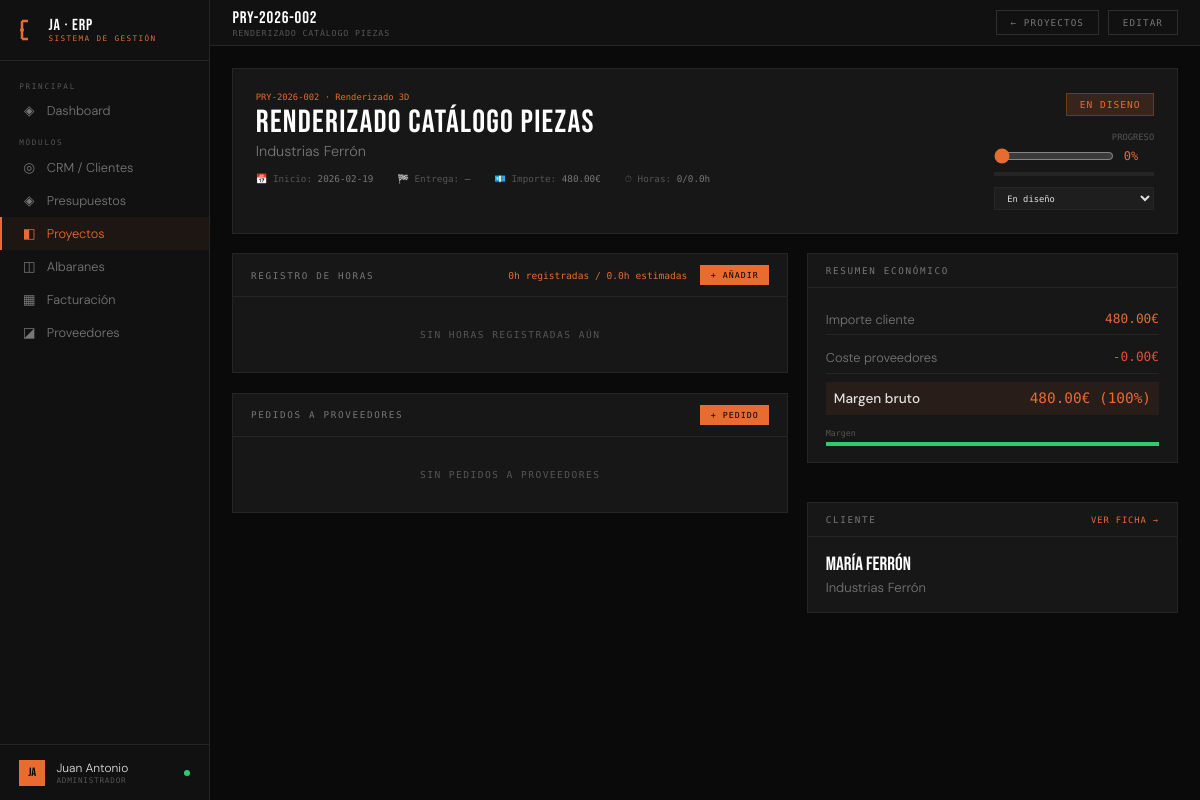
/proyecto/6, run on the app's committed database.
### tables this page shows
CREATE TABLE proyectos (
        id INTEGER PRIMARY KEY AUTOINCREMENT,
        cliente_id INTEGER, presupuesto_id INTEGER,
        referencia TEXT UNIQUE, nombre TEXT NOT NULL,
        servicio TEXT, estado TEXT DEFAULT 'en_diseno',
        progreso INTEGER DEFAULT 0,
        fecha_inicio TEXT, fecha_entrega TEXT,
        importe REAL DEFAULT 0,
        horas_estimadas REAL DEFAULT 0,
        notas TEXT,
        fecha_creacion TEXT DEFAULT CURRENT_DATE,
        FOREIGN KEY (cliente_id) REFERENCES clientes(id),
        FOREIGN KEY (presupuesto_id) REFERENCES presupuestos(id));

CREATE TABLE clientes (
        id INTEGER PRIMARY KEY AUTOINCREMENT,
        nombre TEXT NOT NULL, empresa TEXT, email TEXT, telefono TEXT,
        sector TEXT, estado TEXT DEFAULT 'lead', notas TEXT,
        fecha_alta TEXT DEFAULT CURRENT_DATE);

### app.py (the view)
@app.route('/proyecto/<int:id>')
def proyecto_detalle(id):
    conn = get_db()
    proyecto = conn.execute('''SELECT p.*, c.nombre as cliente_nombre, c.empresa as cliente_empresa
        FROM proyectos p JOIN clientes c ON c.id=p.cliente_id WHERE p.id=?''',(id,)).fetchone()
    horas = conn.execute('SELECT * FROM horas WHERE proyecto_id=? ORDER BY fecha DESC',(id,)).fetchall()
    horas_total = conn.execute('SELECT COALESCE(SUM(horas),0) FROM horas WHERE proyecto_id=?',(id,)).fetchone()[0]
    pedidos = conn.execute('''SELECT pp.*, pv.nombre as proveedor_nombre, pv.empresa as proveedor_empresa
        FROM pedidos_proveedor pp JOIN proveedores pv ON pv.id=pp.proveedor_id
        WHERE pp.proyecto_id=? ORDER BY pp.fecha_pedido DESC''',(id,)).fetchall()
    proveedores = conn.execute("SELECT id,nombre,empresa,especialidad FROM proveedores WHERE estado='activo'").fetchall()
    conn.close()
    return render_template('proyecto_detalle.html', proyecto=proyecto, horas=horas,
        horas_total=horas_total, pedidos=pedidos, proveedores=proveedores)

### app.py (called while the page is built)
def get_db():
    conn = sqlite3.connect(DB)
    conn.row_factory = sqlite3.Row
    return conn

@app.context_processor
def inject_globals():
    return {
        'today': date.today().isoformat(),
        'now': datetime.now().strftime('%b %Y'),
        'request': request,
    }

### templates/proyecto_detalle.html (shortened to what this page needs)
{% extends "base.html" %}
{% block topbar %}
<div><div class="topbar-title">{{ proyecto.referencia }}</div><div class="topbar-sub">{{ proyecto.nombre }}</div></div>
<div class="topbar-right">
  <a href="/proyectos" class="btn">← Proyectos</a>
  <button class="btn" onclick="document.getElementById('modal-editar').style.display='flex'">Editar</button>
</div>
{% endblock %}
{% block content %}
<div class="detail-header">
  <div>
    <div style="font-family:var(--mono);font-size:.55rem;color:var(--accent);margin-bottom:.3rem">{{ proyecto.referencia }} · {{ proyecto.servicio }}</div>
    <div class="detail-name">{{ proyecto.nombre }}</div>
    <div class="detail-company">{{ proyecto.cliente_empresa or proyecto.cliente_nombre }}</div>
    <div class="detail-meta">
      <div class="detail-meta-item">📅 Inicio: <span>{{ proyecto.fecha_inicio or '—' }}</span></div>
      <div class="detail-meta-item">🏁 Entrega: <span>{{ proyecto.fecha_entrega or '—' }}</span></div>
      <div class="detail-meta-item">💶 Importe: <span>{{ "%.2f"|format(proyecto.importe) }}€</span></div>
      <div class="detail-meta-item">⏱ Horas: <span>{{ horas_total }}/{{ proyecto.horas_estimadas }}h</span></div>
    </div>
  </div>
  <div style="text-align:right">
    <span class="badge {% if proyecto.estado=='en_diseno' %}badge-orange{% elif proyecto.estado=='en_fabricacion' %}badge-green{% elif proyecto.estado=='revision_cliente' %}badge-blue{% elif proyecto.estado=='entregado' %}badge-muted{% else %}badge-yellow{% endif %}" style="font-size:.6rem;padding:.3rem .8rem">
      {{ proyecto.estado|replace('_',' ')|upper }}
    </span>
    <div style="margin-top:1rem">
      <div style="font-family:var(--mono);font-size:.55rem;color:var(--muted);margin-bottom:.4rem">PROGRESO</div>
      <div style="display:flex;align-items:center;gap:.6rem">
        <input type="range" id="prog-slider" min="0" max="100" value="{{ proyecto.progreso }}" oninput="updateProg(this.value)"
          style="width:120px;accent-color:var(--accent)"/>
        <span id="prog-val" style="font-family:var(--mono);font-size:.75rem;color:var(--accent)">{{ proyecto.progreso }}%</span>
      </div>
      <div style="background:var(--border);height:4px;margin-top:.5rem;width:160px">
      </div>
      <div style="margin-top:.6rem">
        <select id="estado-sel" onchange="updateEstado()" style="background:var(--card);border:1px solid var(--border);color:var(--text);font-family:var(--mono);font-size:.55rem;padding:.3rem .5rem;outline:none;width:160px">
          <option value="en_diseno" {% if proyecto.estado=='en_diseno' %}selected{% endif %}>En diseño</option>
        </select>
      </div>
    </div>
  </div>
</div>
<div class="grid-60-40">
  <div>
    <div class="panel" style="margin-bottom:1.2rem">
      <div class="panel-header">
        <span class="panel-title">Registro de horas</span>
        <div style="display:flex;gap:.8rem;align-items:center">
          <span style="font-family:var(--mono);font-size:.6rem;color:var(--accent)">{{ horas_total }}h registradas / {{ proyecto.horas_estimadas }}h estimadas</span>
          <button class="btn btn-sm btn-primary" onclick="document.getElementById('modal-horas').style.display='flex'">+ Añadir</button>
        </div>
      </div>
      {% if horas %}
      <table class="table">
        <thead><tr><th>Fecha</th><th>Horas</th><th>Descripción</th><th></th></tr></thead>
        <tbody>
          {% for h in horas %}
          <tr>
            <td style="font-family:var(--mono);font-size:.7rem">{{ h.fecha }}</td>
            <td><span style="font-family:var(--mono);font-size:.75rem;color:var(--accent)">{{ h.horas }}h</span></td>
            <td style="color:var(--muted2);font-size:.78rem">{{ h.descripcion or '—' }}</td>
            <td>
              <form method="POST" action="/horas/{{ h.id }}/eliminar" onsubmit="return confirm('¿Eliminar este registro?')">
                <button type="submit" class="btn btn-sm btn-danger">✕</button>
              </form>
            </td>
          </tr>
          {% endfor %}
        </tbody>
      </table>
      {% else %}
      <div class="empty">Sin horas registradas aún</div>
      {% endif %}
    </div>
    <div class="panel">
      <div class="panel-header">
        <span class="panel-title">Pedidos a proveedores</span>
        <button class="btn btn-sm btn-primary" onclick="document.getElementById('modal-pedido').style.display='flex'">+ Pedido</button>
      </div>
      {% if pedidos %}
      <div style="padding:0">
        {% for p in pedidos %}
        <div style="display:flex;align-items:center;gap:.8rem;padding:.65rem .9rem;border-bottom:1px solid var(--border)">
          <div style="flex:1">
            <div style="font-family:var(--mono);font-size:.6rem;color:var(--accent)">{{ p.numero }}</div>
            <div style="font-size:.82rem;margin-top:.1rem">{{ p.concepto }}</div>
            <div style="font-family:var(--mono);font-size:.52rem;color:var(--muted);margin-top:.1rem">
              {{ p.proveedor_nombre }} · {{ p.proveedor_empresa or '' }} · Entrega: {{ p.fecha_entrega_esperada or '—' }}
            </div>
          </div>
          <div style="text-align:right">
            <div style="font-family:var(--mono);font-size:.75rem;color:#fff">{{ "%.2f"|format(p.importe) }}€</div>
            <span class="badge {% if p.estado=='entregado' %}badge-green{% elif p.estado=='en_produccion' %}badge-blue{% elif p.estado=='en_transito' %}badge-yellow{% else %}badge-muted{% endif %}" style="margin-top:.3rem">{{ p.estado|replace('_',' ') }}</span>
          </div>
        </div>
        {% endfor %}
      </div>
      {% else %}
      <div class="empty">Sin pedidos a proveedores</div>
      {% endif %}
    </div>
  </div>
  <div style="display:flex;flex-direction:column;gap:1.2rem">
    <div class="panel">
      <div class="panel-header"><span class="panel-title">Resumen económico</span></div>
      <div class="panel-body">
        {% set coste_prov = pedidos|sum(attribute='importe') %}
        {% set margen = proyecto.importe - coste_prov %}
        {% set margen_pct = ((margen / proyecto.importe * 100)|int) if proyecto.importe > 0 else 0 %}
        <div style="display:flex;flex-direction:column;gap:.5rem">
          <div style="display:flex;justify-content:space-between;padding:.4rem 0;border-bottom:1px solid var(--border)">
            <span style="font-size:.8rem;color:var(--muted2)">Importe cliente</span>
            <span style="font-family:var(--mono);font-size:.8rem;color:var(--accent)">{{ "%.2f"|format(proyecto.importe) }}€</span>
          </div>
          <div style="display:flex;justify-content:space-between;padding:.4rem 0;border-bottom:1px solid var(--border)">
            <span style="font-size:.8rem;color:var(--muted2)">Coste proveedores</span>
            <span style="font-family:var(--mono);font-size:.8rem;color:var(--red)">-{{ "%.2f"|format(coste_prov) }}€</span>
          </div>
          <div style="display:flex;justify-content:space-between;padding:.5rem;background:rgba(232,108,47,.08)">
            <span style="font-size:.85rem;font-weight:500">Margen bruto</span>
            <span style="font-family:var(--mono);font-size:.9rem;color:var(--accent)">{{ "%.2f"|format(margen) }}€ ({{ margen_pct }}%)</span>
          </div>
        </div>
        <div style="margin-top:.8rem">
          <div style="font-family:var(--mono);font-size:.52rem;color:var(--muted);margin-bottom:.3rem">Margen</div>
          <div style="background:var(--border);height:4px">
            <div style="height:4px;background:{% if margen_pct>50 %}var(--green){% elif margen_pct>25 %}var(--yellow){% else %}var(--red){% endif %};width:{{ margen_pct }}%"></div>
          </div>
        </div>
      </div>
    </div>
    <div class="panel">
      <div class="panel-header"><span class="panel-title">Cliente</span><a href="/cliente/{{ proyecto.cliente_id }}" class="panel-action">Ver ficha →</a></div>
      <div class="panel-body">
        <div style="font-family:var(--display);font-size:1.2rem;color:#fff">{{ proyecto.cliente_nombre }}</div>
        <div style="font-size:.82rem;color:var(--muted2);margin-top:.2rem">{{ proyecto.cliente_empresa or '' }}</div>
      </div>
    </div>
  </div>
</div>
{% endblock %}

### templates/base.html (style rules this page uses)
:root { --bg:#0a0a0a;--surface:#111;--panel:#171717;--card:#1e1e1e; --border:#252525;--border2:#2e2e2e; --accent:#e86c2f;--accent2:#f0a500; --green:#2ecc71;--red:#e74c3c;--blue:#3498db;--yellow:#f39c12; --text:#e0e0e0;--muted:#555;--muted2:#777; --mono:'Share Tech Mono',monospace;--display:'Bebas Neue',sans-serif;--body:'DM Sans',sans-serif; }
*,*::before,*::after { box-sizing:border-box;margin:0;padding:0; }
html,body { height:100%;overflow:hidden; }
body { background:var(--bg);color:var(--text);font-family:var(--body);font-weight:300;display:flex; }
.topbar-title { font-family:var(--display);font-size:1.05rem;letter-spacing:.05em;color:#fff; }
.topbar-sub { font-family:var(--mono);font-size:.52rem;color:var(--muted);letter-spacing:.1em;text-transform:uppercase; }
.topbar-right { margin-left:auto;display:flex;align-items:center;gap:.6rem; }
.btn { font-family:var(--mono);font-size:.58rem;letter-spacing:.12em;text-transform:uppercase;padding:.38rem .85rem;border:1px solid var(--border2);background:transparent;color:var(--muted2);cursor:pointer;transition:all .15s;text-decoration:none;display:inline-block; }
.btn-primary { background:var(--accent);border-color:var(--accent);color:#000; }
.btn-sm { padding:.25rem .6rem;font-size:.52rem; }
.panel { background:var(--panel);border:1px solid var(--border);margin-bottom:1.2rem; }
.panel-header { padding:.7rem 1.1rem;border-bottom:1px solid var(--border);display:flex;align-items:center;justify-content:space-between;gap:1rem; }
.panel-title { font-family:var(--mono);font-size:.58rem;letter-spacing:.18em;text-transform:uppercase;color:var(--muted2); }
.panel-action { font-family:var(--mono);font-size:.55rem;letter-spacing:.1em;color:var(--accent);cursor:pointer;text-transform:uppercase;background:none;border:none;text-decoration:none; }
.panel-body { padding:1rem 1.1rem; }
.badge { font-family:var(--mono);font-size:.48rem;letter-spacing:.1em;text-transform:uppercase;padding:.18rem .48rem;display:inline-block; }
.badge-orange { background:rgba(232,108,47,.15);color:var(--accent);border:1px solid rgba(232,108,47,.3); }
.grid-60-40 { display:grid;grid-template-columns:1.5fr 1fr;gap:1.2rem; }
.detail-header { background:var(--panel);border:1px solid var(--border);padding:1.4rem;margin-bottom:1.2rem;display:flex;align-items:flex-start;justify-content:space-between;gap:1rem; }
.detail-name { font-family:var(--display);font-size:2rem;letter-spacing:.04em;color:#fff;line-height:1; }
.detail-company { font-size:.9rem;color:var(--muted2);margin-top:.2rem; }
.detail-meta { display:flex;gap:1.5rem;margin-top:.8rem;flex-wrap:wrap; }
.detail-meta-item { font-family:var(--mono);font-size:.58rem;color:var(--muted); }
.detail-meta-item span { color:var(--muted2); }
.empty { text-align:center;padding:2rem;color:var(--muted);font-family:var(--mono);font-size:.6rem;letter-spacing:.15em;text-transform:uppercase; }

### data on the page
proyectos: referencia "PRY-2026-002", nombre "RENDERIZADO CATÁLOGO PIEZAS", servicio "Renderizado 3D", nombre "Renderizado catálogo piezas", fecha_inicio "2026-02-19", importe "480.00", horas_estimadas "0.0", estado "EN DISENO", progreso "0", estado "En diseño"
clientes: empresa "Industrias Ferrón", cliente_nombre "María Ferrón"

### other printed values
{{ proyecto.fecha_entrega or '—' }} "—"
{{ horas_total }} "0"
{{ "%.2f"|format(coste_prov) }} "0.00"
{{ "%.2f"|format(margen) }} "480.00"
{{ margen_pct }} "100"
